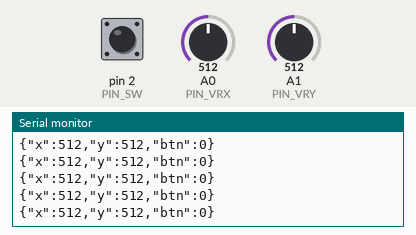
Bench run of a sketch on a simulated Arduino Uno, built with avr-gcc and run on an emulated ATmega328P. Shown: the last lines printed to the serial monitor. The test bench sets the inputs (shaded band); at power-on: A0 (PIN_VRX) = 512, pin 2 (PIN_SW) HIGH, A1 (PIN_VRY) = 512.

Above: at 11.3 s.
11.4 s: A0 (PIN_VRX) set to 108
At 12.2 s:
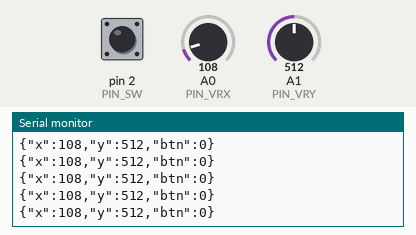
12.9 s: A0 (PIN_VRX) set to 92
At 13.8 s:
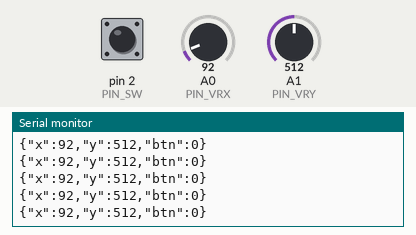
Timing chart, 0 to 15.4 s (numbered marks = the images above; inputs shaded):
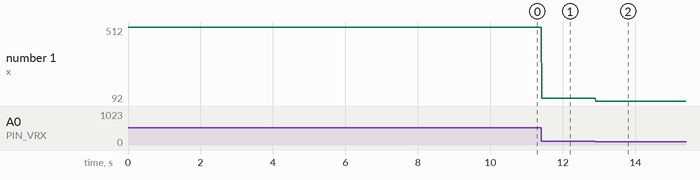

The sketch:

sketch_sep5a.ino
```cpp
/*
 * RETRO GAME ARDUINO JOYSTICK CONTROLLER
 * Modul: KY-023 Dual Axis Analog Joystick
 *
 * Skema Rangkaian Pin:
 * KY-023 GND  --> Arduino GND
 * KY-023 +5V  --> Arduino 5V
 * KY-023 VRx  --> Arduino Pin A0 (Analog Sumbu X)
 * KY-023 VRy  --> Arduino Pin A1 (Analog Sumbu Y)
 * KY-023 SW   --> Arduino Pin D2 (Digital Pushbutton)
 *
 * Baud Rate: 115200 bps
 */

const int PIN_VRX = A0; // Pin Analog VRx (Sumbu X)
const int PIN_VRY = A1; // Pin Analog VRy (Sumbu Y)
const int PIN_SW  = 2;  // Pin Digital SW (Tombol tekan joystick)

void setup() {
  // Inisialisasi komunikasi serial dengan baud rate 115200
  Serial.begin(115200);

  // SW menggunakan internal pullup resistor (ketika ditekan akan bernilai LOW/0)
  pinMode(PIN_SW, INPUT_PULLUP);
}

void loop() {
  // Baca nilai analog joystick (rentang 0 - 1023, posisi tengah ~512)
  int rawX = analogRead(PIN_VRX);
  int rawY = analogRead(PIN_VRY);

  // Baca tombol: dengan INPUT_PULLUP, LOW = ditekan (1), HIGH = dilepas (0)
  int buttonPressed = (digitalRead(PIN_SW) == LOW) ? 1 : 0;

  // Kirim data dalam format JSON yang ringkas dan mudah diparsing oleh browser
  Serial.print("{\"x\":");
  Serial.print(rawX);
  Serial.print(",\"y\":");
  Serial.print(rawY);
  Serial.print(",\"btn\":");
  Serial.print(buttonPressed);
  Serial.println("}");

  // Delay 16ms (~60 kali per detik, sesuai refresh rate layar 60Hz)
  delay(16);
}
```

Measured:
- after the input at 11.4 s, the serial monitor: prints a new line at once (image 1)
- after the input at 12.9 s, the serial monitor: prints a new line at once (image 2)
- plotted number 1: 512 → 108 after the input at 11.4 s, 108 → 92 after the input at 12.9 s
